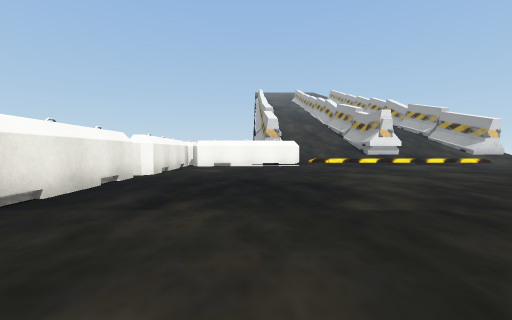
view 1 (above)

16 first-person views from a walk through a 3-D level made in the Unity game engine. The camera is 1.4 m above the floor, tilts 2° down and sees 90° across. The floor is counted in squares, 2 m on a side. Each view is taken from the middle of a square. On the plan, view 1 faces up. The plan holds only what a view shows up to about 9 squares ahead; the rest is blank. The place goes on beyond the plan. The player is left out. Some surface patterns are stand-ins.

view 2
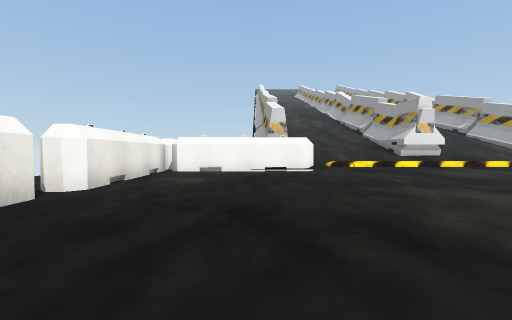

view 3
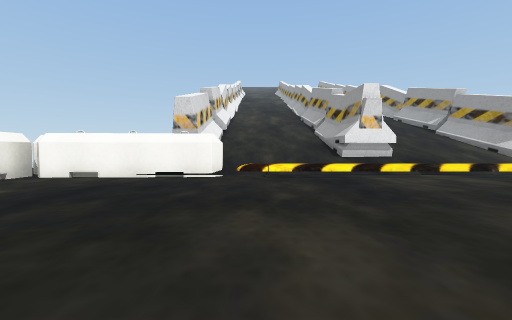

view 4
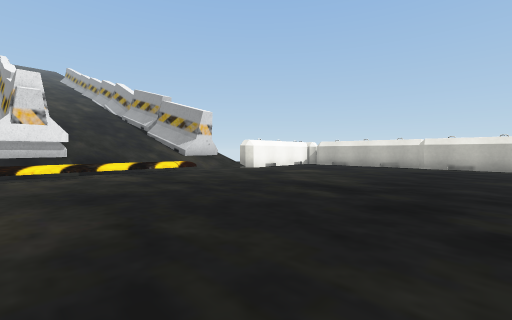

view 5
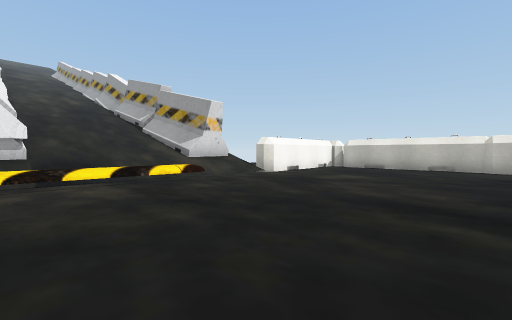

view 6
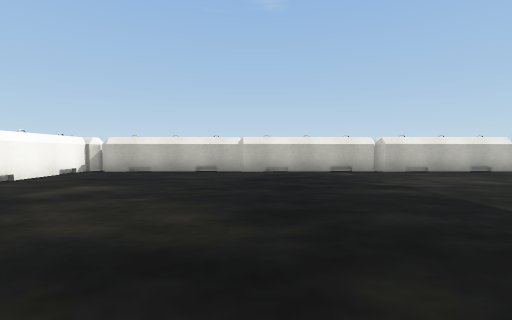

view 7
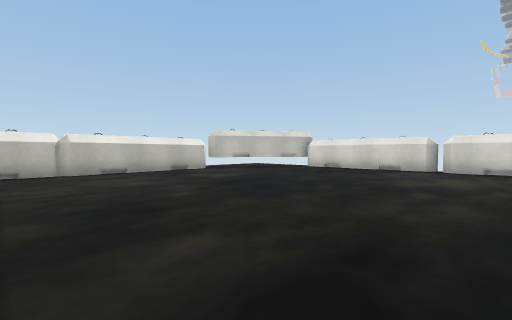

view 8
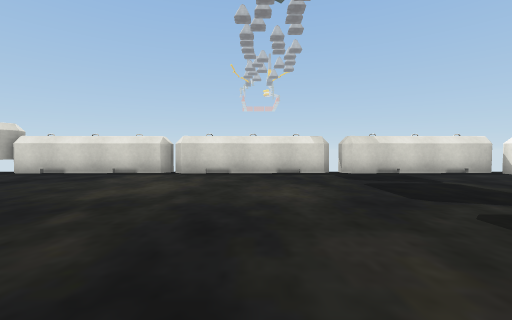

view 9
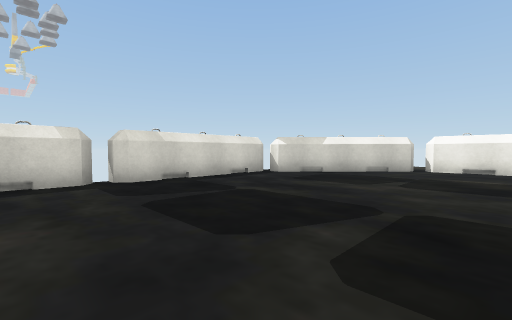

view 10
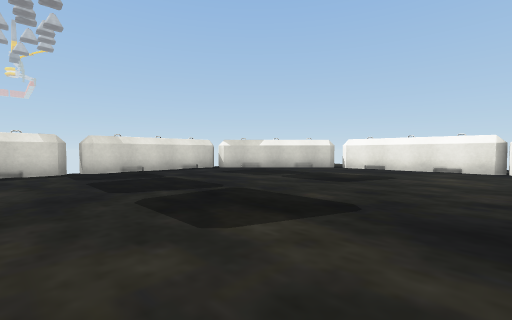

view 11
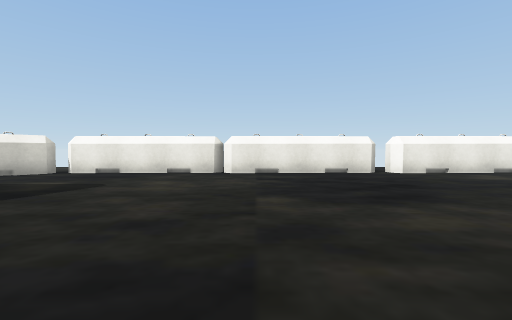

view 12
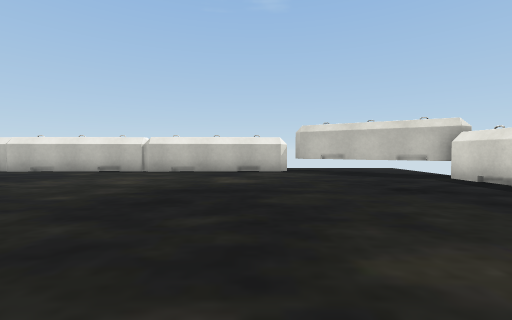

view 13
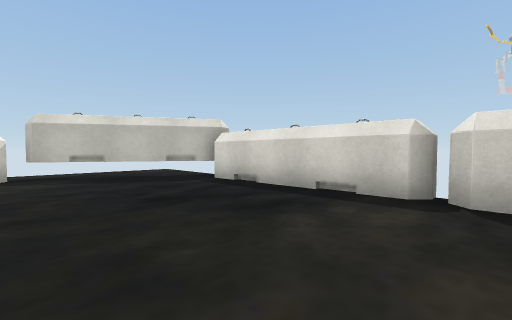

view 14
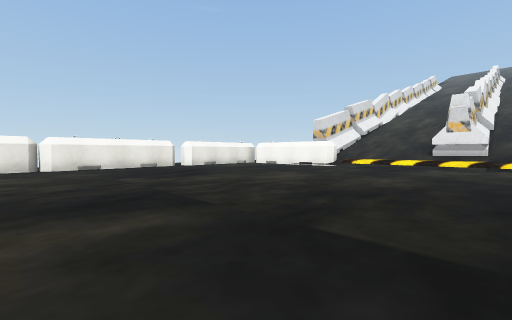

view 15
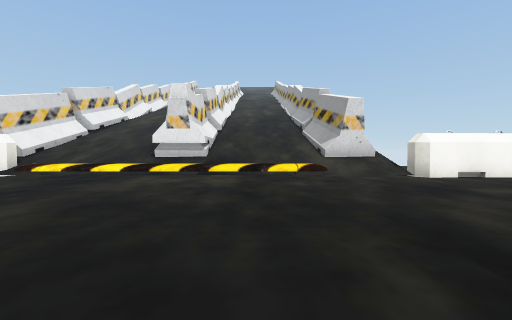

view 16
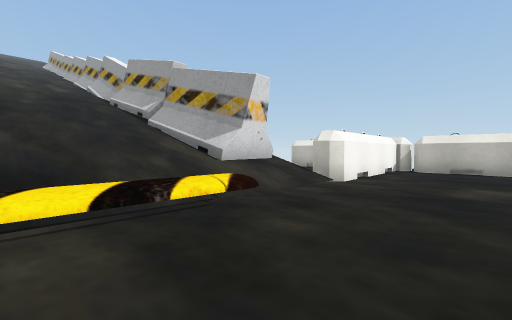

### Floor plan
Key: @ floor where view 1 was taken; # wall or solid block; x gap in a wall; . main floor; : floor 0.75 m higher than the main floor; / step, stairs or slope; O other object.
Columns run from 4 left of view 1 to 18 right of it. Each row starts with its distance up from view 1.
 14      #////OO////O/
 13 #   OO////OO////O/#
 12 #######///:://////#####
 11 #.....................#
 10 #.....................#
  9 ##....................#
  8 ##....................#
  7 x.....................#
  6 #.....................#
  5 #.....................#
  4 ##....................#
  3 ##....................#
  2 #.....................#
  1 #.....................#
  0 #...@.................#
 -1 ##....................#
 -2  #....................#
 -3 x.....................#
 -4  ##...................#
 -5   ##..................#
 -6    ##................##
 -7     #.####.####.######
 -8          ###   x

Where each view was taken, in squares from view 1:
view 1: 0 up, 0 right, facing up
view 2: 3 up, 0 right, facing up
view 3: 5 up, 3 right, facing up
view 4: 4 up, 6 right, facing up-right
view 5: 6 up, 7 right, facing up-right
view 6: 6 up, 9 right, facing right
view 7: 3 up, 9 right, facing down-right
view 8: 1 up, 8 right, facing down
view 9: 1 down, 7 right, facing down-left
view 10: 2 up, 7 right, facing down-left
view 11: 3 up, 5 right, facing left
view 12: 2 down, 9 right, facing right
view 13: 3 down, 10 right, facing down-right
view 14: 1 up, 8 right, facing up-left
view 15: 5 up, 9 right, facing up
view 16: 9 up, 8 right, facing up-right
